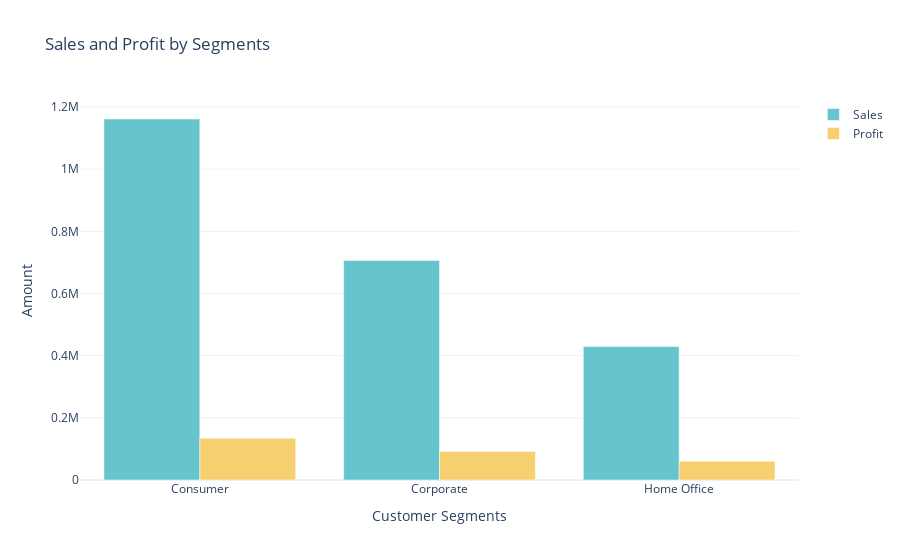

The cell this chart's notebook holds for it:
### Code cell
sales_profit_by_Segment = df.groupby("Segment").agg({"Sales": "sum", "Profit": "sum"}).reset_index()

# Defining color palette
color_palette = px.colors.qualitative.Pastel

# Creating figure
fig = go.Figure()

# Adding Sales trace
fig.add_trace(go.Bar(
    x=sales_profit_by_Segment["Segment"], 
    y=sales_profit_by_Segment["Sales"], 
    name="Sales", 
    marker=dict(color=color_palette[0])  # Corrected marker syntax
))

# Adding Profit trace
fig.add_trace(go.Bar(
    x=sales_profit_by_Segment["Segment"], 
    y=sales_profit_by_Segment["Profit"], 
    name="Profit", 
    marker=dict(color=color_palette[1])  # Using a different color for distinction
))

# Updating layout
fig.update_layout(
    title="Sales and Profit by Segments",
    xaxis_title="Customer Segments",
    yaxis_title="Amount",
    barmode="group"  # To place bars side by side
)

# Showing the plot
fig.show()

### Figure 1 — Plotly figure (JSON) as saved in the notebook; plotly's stock layout.template omitted (floating-point values rounded to 4 significant figures)
{"data": [{"marker": {"color": "rgb(102, 197, 204)"}, "name": "Sales", "type": "bar", "x": ["Consumer", "Corporate", "Home Office"], "y": [1161000.0, 706100.0, 429700.0]}, {"marker": {"color": "rgb(246, 207, 113)"}, "name": "Profit", "type": "bar", "x": ["Consumer", "Corporate", "Home Office"], "y": [134100.0, 91980.0, 60300.0]}], "layout": {"autosize": true, "barmode": "group", "title": {"text": "Sales and Profit by Segments"}, "xaxis": {"autorange": true, "range": [-0.5, 2.5], "title": {"text": "Customer Segments"}, "type": "category"}, "yaxis": {"autorange": true, "range": [0, 1223000.0], "title": {"text": "Amount"}, "type": "linear"}}}
